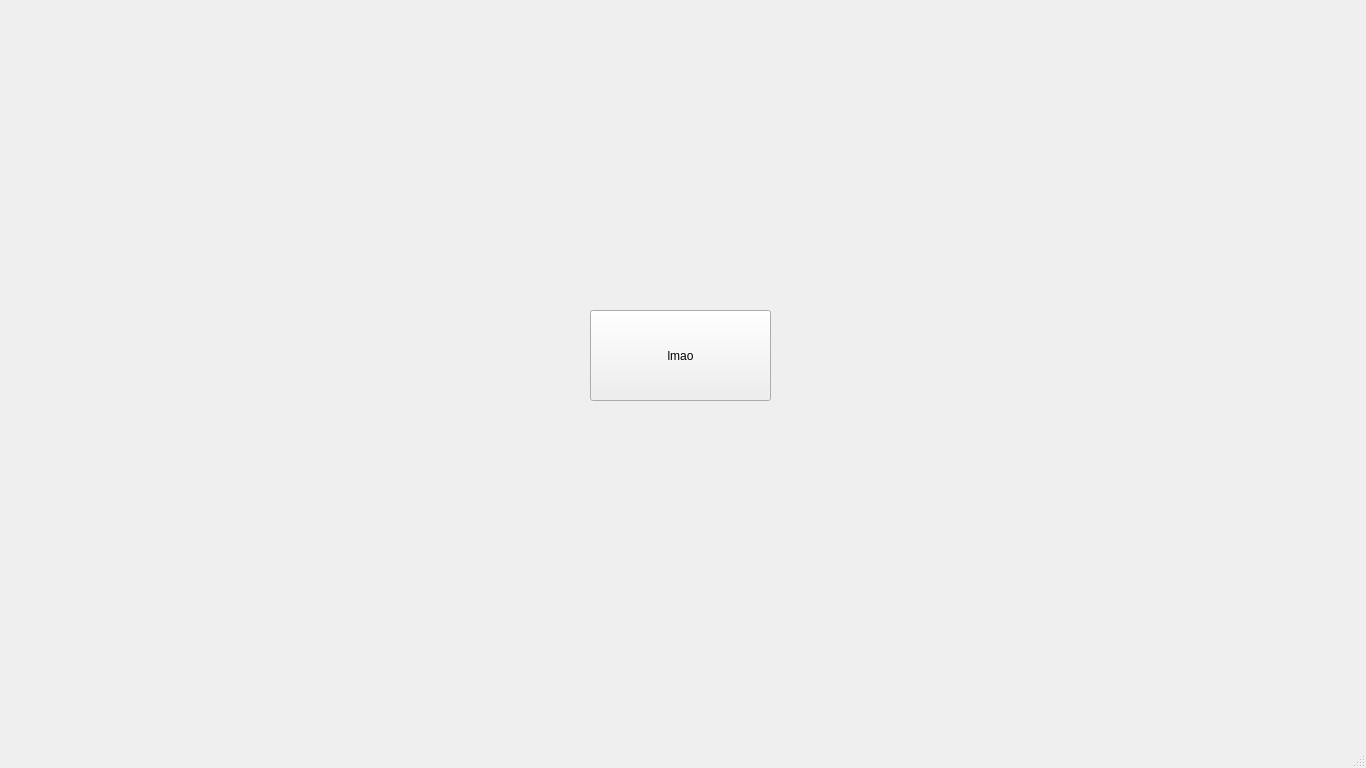
<?xml version="1.0" encoding="UTF-8"?>
<ui version="4.0">
 <class>MainWindow</class>
 <widget class="QMainWindow" name="MainWindow">
  <property name="geometry">
   <rect>
    <x>0</x>
    <y>0</y>
    <width>1366</width>
    <height>768</height>
   </rect>
  </property>
  <property name="windowTitle">
   <string>MainWindow</string>
  </property>
  <widget class="QWidget" name="centralwidget">
   <widget class="QPushButton" name="pushButton">
    <property name="geometry">
     <rect>
      <x>590</x>
      <y>310</y>
      <width>181</width>
      <height>91</height>
     </rect>
    </property>
    <property name="text">
     <string>lmao</string>
    </property>
   </widget>
  </widget>
  <widget class="QMenuBar" name="menubar">
   <property name="geometry">
    <rect>
     <x>0</x>
     <y>0</y>
     <width>1366</width>
     <height>21</height>
    </rect>
   </property>
  </widget>
  <widget class="QStatusBar" name="statusbar"/>
 </widget>
 <resources/>
 <connections/>
</ui>
